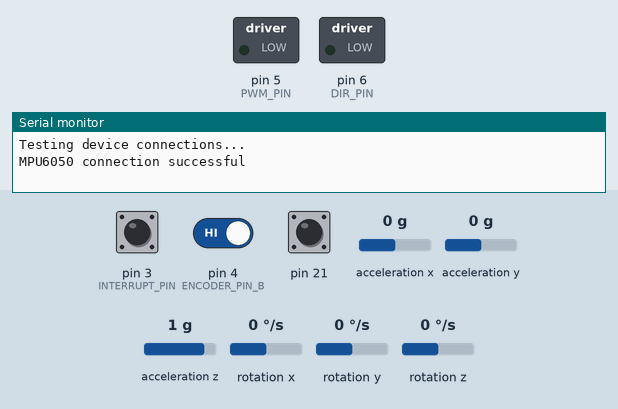
A sketch run on a simulated Arduino Mega 2560, built with avr-gcc and run on an emulated ATmega2560. Shown: switched loads named in the sketch (green lamp = pin HIGH), the last lines printed to the serial monitor. The inputs (shaded band) are chosen by the test bench; at power-on: acceleration x 0 g, pin 3 (INTERRUPT_PIN) LOW, pin 4 (ENCODER_PIN_B) HIGH, pin 21 HIGH, acceleration y 0 g, acceleration z 1 g, rotation x 0 °/s, rotation y 0 °/s, rotation z 0 °/s. The sensor or clock chip raises its interrupt line as the real part does.

Above: at 0.1 s.
At 1.7 s:
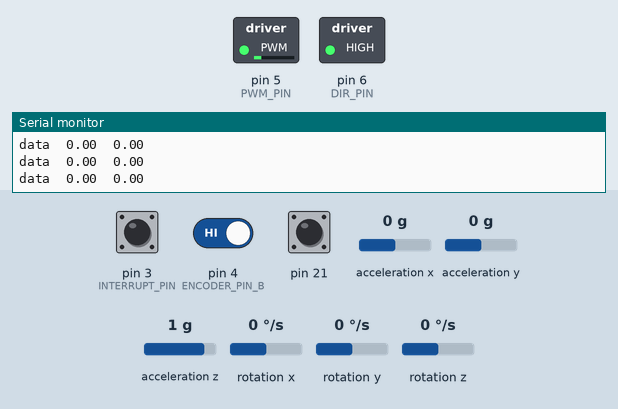
1.8 s: acceleration x set to 0.8 g
Timing chart, 0 to 4.8 s (numbered marks = the images above; inputs shaded):
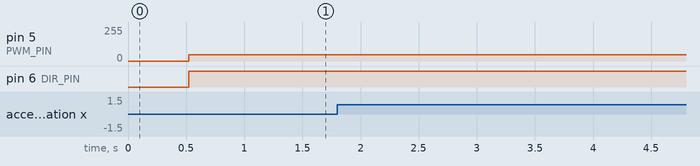

The sketch:

singleReactionWheel.ino
```cpp
#include "I2Cdev.h"
#include "Arduino.h"
#include "digitalWriteFast.h"
#include "Utility.h"
#include "MPU6050_6Axis_MotionApps20.h"

MPU6050 mpu;

#define INTERRUPT_PIN 3
#define PWM_PIN 5
#define DIR_PIN 6
#define MAX_VOLTAGE 12
#define MIN_VOLTAGE 1
#define ENCODER_INTERRUPT 2
#define ENCODER_PIN_A 2
#define ENCODER_PIN_B 4
#define ENCODER_REVERSED

float robotAngle;
float robotAngleRef;
float robotAngleError;
float Kp = 100;
float Kd = 0.2;
float torque;
unsigned long tPeriod = 0;
unsigned long tOld = 0;
float kMotor = 0.2;
float motorVoltage = 0;
float motorSpeed = 0;
volatile bool encoderSet;
volatile long encoderTicks = 0;
long encoderTicksOld = 0;
bool dmpReady = false;  // set true if DMP init was successful
uint8_t mpuIntStatus;   // holds actual interrupt status byte from MPU
uint8_t devStatus;      // return status after each device operation (0 = success, !0 = error)
uint16_t packetSize;    // expected DMP packet size (default is 42 bytes)
uint16_t fifoCount;     // count of all bytes currently in FIFO
uint8_t fifoBuffer[64]; // FIFO storage buffer

// orientation/motion vars
Quaternion q;           // [w, x, y, z]         quaternion container
VectorFloat gravity;    // [x, y, z]            gravity vector
int16_t gyro[3];        // [x, y, z]            gyro vector
float ypr[3];           // [yaw, pitch, roll]   yaw/pitch/roll container and gravity vector

volatile bool mpuInterrupt = false;     // indicates whether MPU interrupt pin has gone high

void dmpDataReady() {
    mpuInterrupt = true;
}

void runMotor(float voltageInput)
{
  	int voltageSign = sign(voltageInput);
  	if(voltageSign == -1)
  	{
    	voltageSign = 0;
  	}

  	voltageInput = constrain(voltageInput,MIN_VOLTAGE,MAX_VOLTAGE)*10;		// multiply by 10 to keep higher resolution
  	int motorPWM = map((int)voltageInput,MIN_VOLTAGE*10,MAX_VOLTAGE*10,0,255);
    digitalWrite(DIR_PIN, voltageSign);
    analogWrite(PWM_PIN, motorPWM);
}

void HandleMotorInterruptA()
{
  encoderSet = digitalReadFast(ENCODER_PIN_B);
  #ifdef ENCODER_REVERSED
    encoderTicks -= encoderSet ? -1 : +1;
  #else
    encoderTicks += encoderSet ? -1 : +1;
  #endif
}

// ================================================================
// ===                      INITIAL SETUP                       ===
// ================================================================

void setup()
{
    pinMode(INTERRUPT_PIN, INPUT);
    pinMode(PWM_PIN, OUTPUT);
    pinMode(DIR_PIN, OUTPUT);
  	pinMode(ENCODER_PIN_A, INPUT);
  	digitalWrite(ENCODER_PIN_A, LOW);
  	pinMode(ENCODER_PIN_B, INPUT);
  	digitalWrite(ENCODER_PIN_B, LOW);
  	attachInterrupt(ENCODER_INTERRUPT, HandleMotorInterruptA, RISING);

    #if I2CDEV_IMPLEMENTATION == I2CDEV_ARDUINO_WIRE
        Wire.begin();
        Wire.setClock(400000); // 400kHz I2C clock. Comment this line if having compilation difficulties
    #elif I2CDEV_IMPLEMENTATION == I2CDEV_BUILTIN_FASTWIRE
        Fastwire::setup(400, true);
    #endif

   	Serial.begin(115200);

    mpu.initialize();

    // verify connection
    Serial.println(F("Testing device connections..."));
    Serial.println(mpu.testConnection() ? F("MPU6050 connection successful") : F("MPU6050 connection failed"));
    delay(2);

    devStatus = mpu.dmpInitialize();

    // supply your own gyro offsets here, scaled for min sensitivity
    mpu.setXGyroOffset(220);
    mpu.setYGyroOffset(76);
    mpu.setZGyroOffset(-85);
    mpu.setZAccelOffset(1788); // 1688 factory default for my test chip

    // make sure it worked (returns 0 if so)
    if (devStatus == 0) {
        // turn on the DMP, now that it's ready
        Serial.println(F("Enabling DMP..."));
        mpu.setDMPEnabled(true);

        // enable Arduino interrupt detection
        Serial.println(F("Enabling interrupt detection (Arduino external interrupt 0)..."));
        attachInterrupt(digitalPinToInterrupt(INTERRUPT_PIN), dmpDataReady, RISING);
        mpuIntStatus = mpu.getIntStatus();

        // set our DMP Ready flag so the main loop() function knows it's okay to use it
        Serial.println(F("DMP ready! Waiting for first interrupt..."));
        dmpReady = true;

        // get expected DMP packet size for later comparison
        packetSize = mpu.dmpGetFIFOPacketSize();
    } else {
        // ERROR!
        // 1 = initial memory load failed
        // 2 = DMP configuration updates failed
        // (if it's going to break, usually the code will be 1)
        Serial.print(F("DMP Initialization failed (code "));
        Serial.print(devStatus);
        Serial.println(F(")"));
    }

    tOld = millis();
}


// ================================================================
// ===                    MAIN PROGRAM LOOP                     ===
// ================================================================

void loop() {
    // if programming failed, don't try to do anything
    if (!dmpReady) return;

    // wait for MPU interrupt or extra packet(s) available
    while (!mpuInterrupt && fifoCount < packetSize) {

    }

    // reset interrupt flag and get INT_STATUS byte
    mpuInterrupt = false;
    mpuIntStatus = mpu.getIntStatus();

    // get current FIFO count
    fifoCount = mpu.getFIFOCount();

    // check for overflow (this should never happen unless our code is too inefficient)
    if ((mpuIntStatus & 0x10) || fifoCount == 1024) {
        // reset so we can continue cleanly
        mpu.resetFIFO();
        Serial.println(F("FIFO overflow!"));

    // otherwise, check for DMP data ready interrupt (this should happen frequently)
    } else if (mpuIntStatus & 0x02) {
        // wait for correct available data length, should be a VERY short wait
        while (fifoCount < packetSize) fifoCount = mpu.getFIFOCount();

        // read a packet from FIFO
        mpu.getFIFOBytes(fifoBuffer, packetSize);

        // track FIFO count here in case there is > 1 packet available
        // (this lets us immediately read more without waiting for an interrupt)
        fifoCount -= packetSize;

        // display Euler angles in degrees
        mpu.dmpGetQuaternion(&q, fifoBuffer);
        mpu.dmpGetGyro(gyro, fifoBuffer);
        mpu.dmpGetGravity(&gravity, &q);
        mpu.dmpGetYawPitchRoll(ypr, &q, &gravity);

        robotAngle = ypr[1];

       	robotAngleError = robotAngleRef - robotAngle;

        tPeriod = millis() - tOld;
        tOld = millis();

        torque = Kp*robotAngleError + Kd*gyro[1];

        motorSpeed = (encoderTicks - encoderTicksOld)/tPeriod/8;
        encoderTicksOld = encoderTicks;

        motorVoltage = torque + kMotor*motorSpeed;

        Serial.print("data\t");
        Serial.print(robotAngleError);
        Serial.print("\t");
        Serial.println(motorVoltage);

        runMotor(3);
    }
}
```

Utility.h
```cpp
// (licence header left out)
#ifndef UTILITY_H
#define UTILITY_H

#include <Arduino.h>

template <typename type, typename param1, typename param2, typename mod>
void foreach(type* pins, byte numberOfPins, void (*function)(param1,param2),mod modifier){
	for (byte i=0; i<numberOfPins; i++){
		function(pins[i],modifier);
	}
}

template <typename type, typename param1, typename param2, typename mod>
void foreach(type* pins, int from, int to, void (*function)(param1,param2),mod modifier){
	for (byte i=from; i<=to; i++){
		function(pins[i],modifier);
	}
}

template <typename type, typename type2, typename param1>
void foreach(type* pins, type2* result, int numberOfPins, int (*function)(param1)){
	for (byte i=0; i<numberOfPins; i++){
		result[i] = function(pins[i]);
	}
}

//determine the sign of a value
template <typename type>
type sign(type value) {
  return type((value>0)-(value<0));
}

#endif

/*
|| @changelog
|| | 1.2 2009-06-17 - Alexander Brevig : extended templating
|| | 1.1 2009-06-17 - Alexander Brevig : sign
|| | 1.0 2009-06-17 - Alexander Brevig : foreach
|| | 1.0 2009-06-17 - Alexander Brevig : Initial Release
|| #
*/
```

digitalWriteFast.h
```cpp
#if !defined(digitalPinToPortReg)
#if !(defined(__AVR_ATmega1280__) || defined(__AVR_ATmega2560__) || defined(__AVR_ATmega2561__) )


// Standard Arduino Pins
#define digitalPinToPortReg(P) \
(((P) >= 0 && (P) <= 7) ? &PORTD : (((P) >= 8 && (P) <= 13) ? &PORTB : &PORTC))
#define digitalPinToDDRReg(P) \
(((P) >= 0 && (P) <= 7) ? &DDRD : (((P) >= 8 && (P) <= 13) ? &DDRB : &DDRC))
#define digitalPinToPINReg(P) \
(((P) >= 0 && (P) <= 7) ? &PIND : (((P) >= 8 && (P) <= 13) ? &PINB : &PINC))
#define digitalPinToBit(P) \
(((P) >= 0 && (P) <= 7) ? (P) : (((P) >= 8 && (P) <= 13) ? (P) - 8 : (P) - 14))

#if defined(__AVR_ATmega8__)

// 3 PWM
#define digitalPinToTimer(P) \
(((P) ==  9 || (P) == 10) ? &TCCR1A : (((P) == 11) ? &TCCR2 : 0))
#define digitalPinToTimerBit(P) \
(((P) ==  9) ? COM1A1 : (((P) == 10) ? COM1B1 : COM21))
#else

// 6 PWM
#define digitalPinToTimer(P) \
(((P) ==  6 || (P) ==  5) ? &TCCR0A : \
        (((P) ==  9 || (P) == 10) ? &TCCR1A : \
        (((P) == 11 || (P) ==  3) ? &TCCR2A : 0)))
#define digitalPinToTimerBit(P) \
(((P) ==  6) ? COM0A1 : (((P) ==  5) ? COM0B1 : \
        (((P) ==  9) ? COM1A1 : (((P) == 10) ? COM1B1 : \
        (((P) == 11) ? COM2A1 : COM2B1)))))
#endif

#else
// Arduino Mega Pins
#define digitalPinToPortReg(P) \
(((P) >= 22 && (P) <= 29) ? &PORTA : \
        ((((P) >= 10 && (P) <= 13) || ((P) >= 50 && (P) <= 53)) ? &PORTB : \
        (((P) >= 30 && (P) <= 37) ? &PORTC : \
        ((((P) >= 18 && (P) <= 21) || (P) == 38) ? &PORTD : \
        ((((P) >= 0 && (P) <= 3) || (P) == 5) ? &PORTE : \
        (((P) >= 54 && (P) <= 61) ? &PORTF : \
        ((((P) >= 39 && (P) <= 41) || (P) == 4) ? &PORTG : \
        ((((P) >= 6 && (P) <= 9) || (P) == 16 || (P) == 17) ? &PORTH : \
        (((P) == 14 || (P) == 15) ? &PORTJ : \
        (((P) >= 62 && (P) <= 69) ? &PORTK : &PORTL))))))))))

#define digitalPinToDDRReg(P) \
(((P) >= 22 && (P) <= 29) ? &DDRA : \
        ((((P) >= 10 && (P) <= 13) || ((P) >= 50 && (P) <= 53)) ? &DDRB : \
        (((P) >= 30 && (P) <= 37) ? &DDRC : \
        ((((P) >= 18 && (P) <= 21) || (P) == 38) ? &DDRD : \
        ((((P) >= 0 && (P) <= 3) || (P) == 5) ? &DDRE : \
        (((P) >= 54 && (P) <= 61) ? &DDRF : \
        ((((P) >= 39 && (P) <= 41) || (P) == 4) ? &DDRG : \
        ((((P) >= 6 && (P) <= 9) || (P) == 16 || (P) == 17) ? &DDRH : \
        (((P) == 14 || (P) == 15) ? &DDRJ : \
        (((P) >= 62 && (P) <= 69) ? &DDRK : &DDRL))))))))))

#define digitalPinToPINReg(P) \
(((P) >= 22 && (P) <= 29) ? &PINA : \
        ((((P) >= 10 && (P) <= 13) || ((P) >= 50 && (P) <= 53)) ? &PINB : \
        (((P) >= 30 && (P) <= 37) ? &PINC : \
        ((((P) >= 18 && (P) <= 21) || (P) == 38) ? &PIND : \
        ((((P) >= 0 && (P) <= 3) || (P) == 5) ? &PINE : \
        (((P) >= 54 && (P) <= 61) ? &PINF : \
        ((((P) >= 39 && (P) <= 41) || (P) == 4) ? &PING : \
        ((((P) >= 6 && (P) <= 9) || (P) == 16 || (P) == 17) ? &PINH : \
        (((P) == 14 || (P) == 15) ? &PINJ : \
        (((P) >= 62 && (P) <= 69) ? &PINK : &PINL))))))))))

#define digitalPinToBit(P) \
(((P) >=  7 && (P) <=  9) ? (P) - 3 : \
        (((P) >= 10 && (P) <= 13) ? (P) - 6 : \
        (((P) >= 22 && (P) <= 29) ? (P) - 22 : \
        (((P) >= 30 && (P) <= 37) ? 37 - (P) : \
        (((P) >= 39 && (P) <= 41) ? 41 - (P) : \
        (((P) >= 42 && (P) <= 49) ? 49 - (P) : \
        (((P) >= 50 && (P) <= 53) ? 53 - (P) : \
        (((P) >= 54 && (P) <= 61) ? (P) - 54 : \
        (((P) >= 62 && (P) <= 69) ? (P) - 62 : \
        (((P) == 0 || (P) == 15 || (P) == 17 || (P) == 21) ? 0 : \
        (((P) == 1 || (P) == 14 || (P) == 16 || (P) == 20) ? 1 : \
        (((P) == 19) ? 2 : \
        (((P) == 5 || (P) == 6 || (P) == 18) ? 3 : \
        (((P) == 2) ? 4 : \
        (((P) == 3 || (P) == 4) ? 5 : 7)))))))))))))))

// 15 PWM
#define digitalPinToTimer(P) \
(((P) == 13 || (P) ==  4) ? &TCCR0A : \
        (((P) == 11 || (P) == 12) ? &TCCR1A : \
        (((P) == 10 || (P) ==  9) ? &TCCR2A : \
        (((P) ==  5 || (P) ==  2 || (P) ==  3) ? &TCCR3A : \
        (((P) ==  6 || (P) ==  7 || (P) ==  8) ? &TCCR4A : \
        (((P) == 46 || (P) == 45 || (P) == 44) ? &TCCR5A : 0))))))
#define digitalPinToTimerBit(P) \
(((P) == 13) ? COM0A1 : (((P) ==  4) ? COM0B1 : \
        (((P) == 11) ? COM1A1 : (((P) == 12) ? COM1B1 : \
        (((P) == 10) ? COM2A1 : (((P) ==  9) ? COM2B1 : \
        (((P) ==  5) ? COM3A1 : (((P) ==  2) ? COM3B1 : (((P) ==  3) ? COM3C1 : \
        (((P) ==  6) ? COM4A1 : (((P) ==  7) ? COM4B1 : (((P) ==  8) ? COM4C1 : \
        (((P) == 46) ? COM5A1 : (((P) == 45) ? COM5B1 : COM5C1))))))))))))))

#endif
#endif

#if !defined(digitalWriteFast)
#define digitalWriteFast(P, V) \
if (__builtin_constant_p(P) && __builtin_constant_p(V)) { \
                if (digitalPinToTimer(P)) \
                        bitClear(*digitalPinToTimer(P), digitalPinToTimerBit(P)); \
                bitWrite(*digitalPinToPortReg(P), digitalPinToBit(P), (V)); \
        } else { \
                digitalWrite((P), (V)); \
        }
#endif

#if !defined(pinModeFast)
#define pinModeFast(P, V) \
if (__builtin_constant_p(P) && __builtin_constant_p(V)) { \
                bitWrite(*digitalPinToDDRReg(P), digitalPinToBit(P), (V)); \
        } else {  \
                pinMode((P), (V)); \
        }
#endif

#if !defined(digitalReadFast)
#define digitalReadFast(P) ( (int) __digitalReadFast__((P)) )
#define __digitalReadFast__(P ) \
(__builtin_constant_p(P) ) ? ( \
                digitalPinToTimer(P) ? ( \
                       bitClear(*digitalPinToTimer(P), digitalPinToTimerBit(P)) ,  \
                             bitRead(*digitalPinToPINReg(P), digitalPinToBit(P))) : \
                  bitRead(*digitalPinToPINReg(P), digitalPinToBit(P)))  : \
                digitalRead((P))
#endif

#if !defined(digitalWriteFast2)
#define digitalWriteFast2(P, V) \
if (__builtin_constant_p(P) && __builtin_constant_p(V)) { \
                bitWrite(*digitalPinToPortReg(P), digitalPinToBit(P), (V)); \
        } else { \
                digitalWrite((P), (V)); \
        }
#endif

#if !defined(pinModeFast2)
#define pinModeFast2(P, V) \
if (__builtin_constant_p(P) && __builtin_constant_p(V)) { \
                if (digitalPinToTimer(P)) \
                        bitClear(*digitalPinToTimer(P), digitalPinToTimerBit(P)); \
                bitWrite(*digitalPinToDDRReg(P), digitalPinToBit(P), (V)); \
        } else {  \
                pinMode((P), (V)); \
        }
#endif

#if !defined(digitalReadFast2)
#define digitalReadFast2(P) ( (int) __digitalReadFast2__((P)) )
#define __digitalReadFast2__(P ) \
(__builtin_constant_p(P) ) ? ( \
                ( bitRead(*digitalPinToPINReg(P), digitalPinToBit(P))) ) : \
                digitalRead((P))
#endif
```
